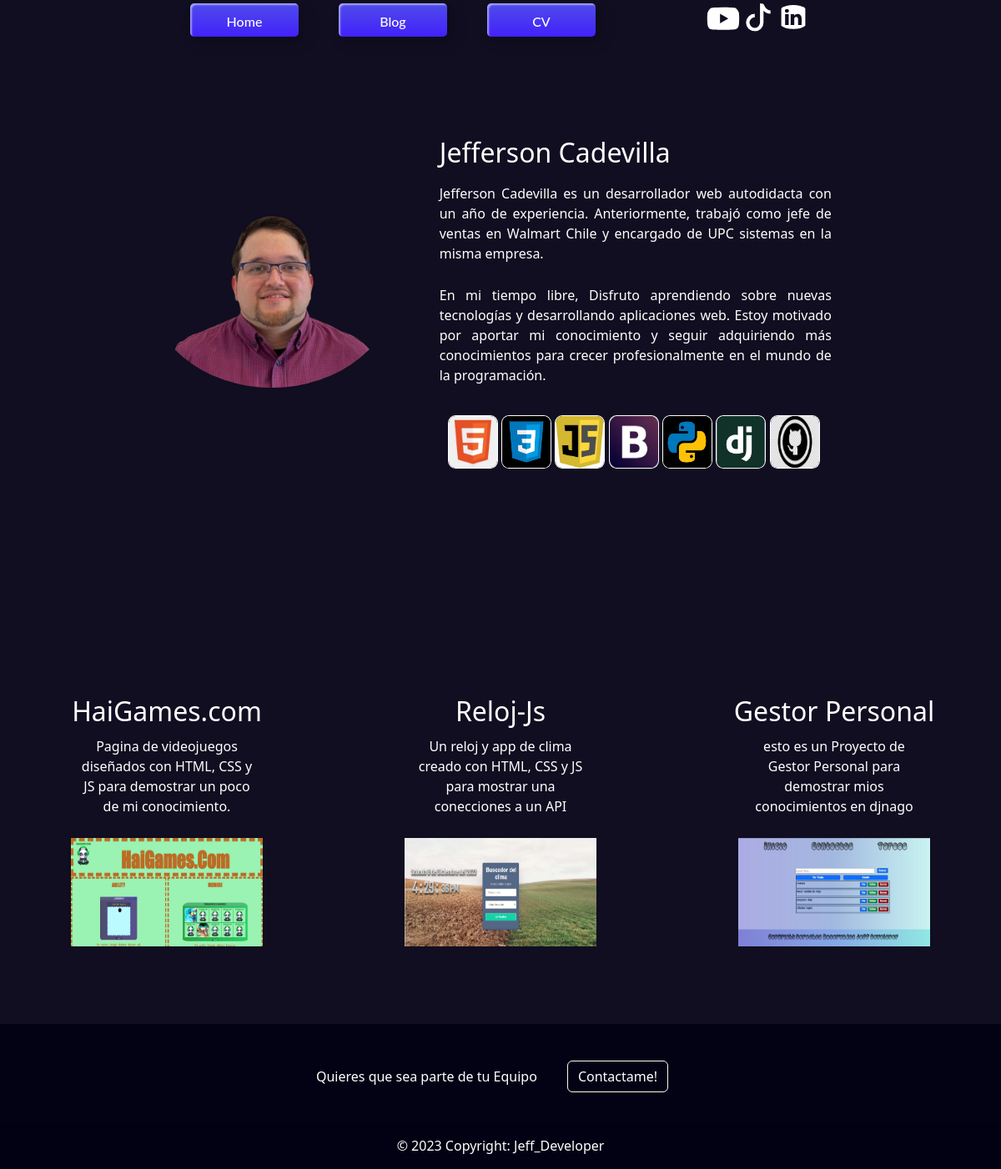
The page / on the database its author committed.
### Portafolio/models.py (models this page shows, shortened)
class Imgpresent(models.Model):
    imagen = models.ImageField(upload_to='Portafolio/images/')
    title = models.CharField( max_length=100)
    id = models.AutoField(primary_key=True)

class Presentacion(models.Model):
    image = models.ImageField(upload_to="Portafolio/images/")
    title = models.CharField( max_length=100)
    description = models.CharField(max_length=500)
    sobre_mi = models.CharField(max_length=500)
    id = models.AutoField(primary_key=True)

class Projecto(models.Model):
    id = models.AutoField(primary_key=True)
    title = models.CharField( max_length=100)
    description = models.CharField(max_length=250)
    image = models.ImageField(upload_to="Portafolio/images/")
    url =models.URLField(blank=True)

### portafolio_jeff/views.py (the view)
# urls.py: 2. Add a URL to urlpatterns:  path('', views.home, name='home')
def home(request, Projecto_id=None):
    projectos = Projecto.objects.all()
    presentaciones = Presentacion.objects.all()
    imgs = Imgpresent.objects.all()
    return render(request, 'Principal.html', {'projectos': projectos, 'presentaciones': presentaciones,'imgs': imgs})

### Templates/Principal.html (shortened to what this page needs)
{% extends 'layout/base.html' %}
{% load static %}
        {% block content %}
            {% for presentacion in presentaciones %}
                <secction class="containerpresent">
                    <div class="Present">
                        <div id="carouselExampleSlidesOnly" class="carousel slide" data-bs-ride="carousel" data-bs-interval="2000">
                            <div class="carousel-inner">
                                {% for image in imgs %}
                                    <div class="carousel-item {% if forloop.first %} active {% endif %}">
                                        <img src="{{ image.imagen.url }}" class="d-block w-100 "  style=" border-radius: 100%;">
                                    </div>
                                {% endfor %}
                            </div>
                            <br>
                        </div>
                        <div class="text-container">
                            <h2 class="title01">{{ presentacion.title }}</h2>
                            <p class="title01">{{ presentacion.description }}</p>
                            <p class="title01">{{ presentacion.sobre_mi }}</p>
                            <div class="skill">
                                <img class="redesS" src="{% static "img/html5 - tabtag.jpg" %}">
                                <img class="redesS" src="{% static "img/CSS3 - MI PORTAL.jpg" %}">
                                <img class="redesS" src="{% static "img/Unplugged Coding in the classroom - The Blog of Curiosity and the Hungry Mind.jpg" %}">
                                <img class="redesS" src="{% static "img/File_Bootstrap logo_svg - Wikimedia Commons.jpg" %}">
                                <img class="redesS" src="{% static "img/Python - MI PORTAL.jpg" %}">
                                <img class="redesS" src="{% static "img/Django minimized logo.jpg" %}">
                                <img class="redesS" src="{% static "img/Social Media Computer Icons GitHub Social Network PNG - Free Download.jpg" %}">
                            </div>
                        </div>
                    </div>
                </secction>
            {% endfor %}
                <secction class="containerproyect">
                    {% for projecto in projectos %}
                        <article class="proyect">
                            <a class="link5" href="{{ projecto.url }}" target="_blank">
                            <h2 class="titlep">{{ projecto.title }}</h2>
                            <p class="parrafo01">{{ projecto.description }}</p>
                            <img class="img01" src="{{ projecto.image.url }}"/></a>
                            </article>
                    {% endfor %}
                </secction>
        {% endblock content %}

### static/styles/estilos.css (style rules this page uses)
* { margin: 0; padding: 0; list-style: none; }
body { min-height: 100vh; background-color: rgba(3, 0, 20, 0.945); }
a { text-decoration: none; color: white; }
.carousel { min-width: 35%; max-width: 35%; object-fit: cover; position: relative; display: flex; justify-content: center; align-items: center; }
.carousel-item { transition-duration: 0.5s; width: 300px; height: 300px; }
.containerpresent { width: 100%; height:40rem; display: flex; align-items: center; justify-content: center; margin-bottom: 5%; }
.Present { width: 80%; height: 100%; display: flex; justify-content: center; align-items: center; }
.text-container { width: auto; padding: 1%; display: flex; flex-direction: column; justify-content: center; align-items: flex-start; }
.skill { margin: 3%; }
.title01 { width: 30rem; padding: 1%; color: white; text-align: justify; }
.redesS { width: 13%; height: 4rem; border:solid white; border-radius: 15%; border-width: 1px; }
.containerproyect { width: 100%; height: 30rem; display: flex; flex-direction: row; justify-content: center; align-items: center; }
.proyect { position: relative; display: block; width: 25%; margin: 4rem; padding: 2% 0%; color: white; text-align: center; justify-items: center; }
.parrafo01 { width: 80%; height: auto; display: inline-flex; position: relative; align-items: center; justify-content: center; text-align: center; }
.titlep { position: relative; padding: 1%; color: white; }
.img01 { width: 250px; height: 150px; padding: 10px; }
.link5 { list-style: none; }

### rows shown on the page
Presentacion: title "Jefferson Cadevilla", description "Jefferson Cadevilla es un desarrollador web autodidacta con un año de experiencia. Anteriormente, trabajó como jefe de ventas en Walmart Chile y encargado de UPC sistemas en la misma empresa.", sobre_mi "En mi tiempo libre, Disfruto aprendiendo sobre nuevas tecnologías y desarrollando aplicaciones web. Estoy motivado por aportar mi conocimiento y seguir adquiriendo más conocimientos para crecer profesionalmente en el mundo de la programación."
Imgpresent: imagen (picture)
Projecto: title "HaiGames.com", description "Pagina de videojuegos diseñados con HTML, CSS y JS para demostrar un poco de mi conocimiento.", image (picture)
Projecto: title "Reloj-Js", description "Un reloj y app de clima creado con HTML, CSS y JS para mostrar una conecciones a un API", image (picture)
Projecto: title "Gestor Personal", description "esto es un Proyecto de Gestor Personal para demostrar mios conocimientos en djnago", image (picture)
